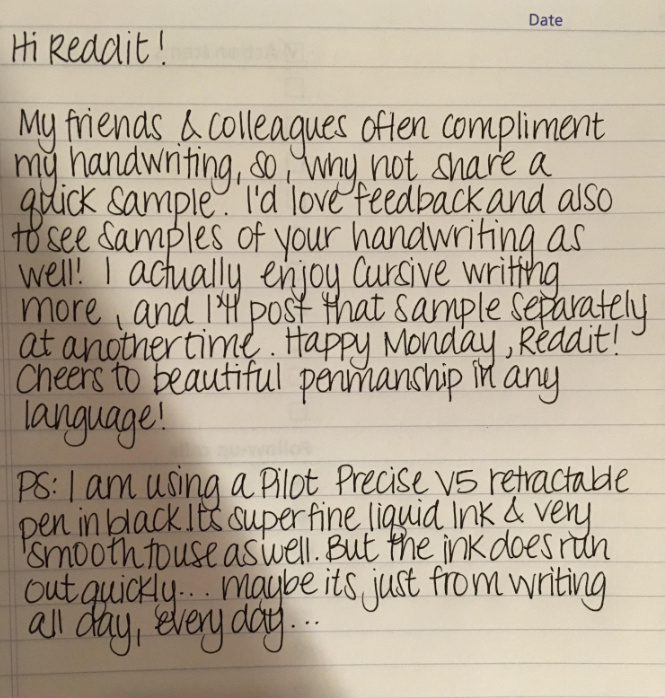
#> input picture Testing/test_images/img2.png, 665 x 698 px, found by its file name
$ python cllipping.py
#> lines starting #> are read from the running program, lines starting #| are printed output that depends on the picture; after the words box and inside, x2 and y2 are one past the last pixel; in counts of white or black regions, pixels touching at a corner belong together

import matplotlib.pyplot as plt
import pytesseract
import cv2
import numpy as np

pytesseract.pytesseract.tesseract_cmd = r'C:\Users\lyt4\Desktop\temp\WIT\Summer 2023\COMP 5500 - Senior Project\LeopardNotesScanner\segmentation\Tesseract-OCR\tesseract.exe'

def Crop(sorted_contours_lines, img):
    # crop image
    cpt = 0
    for ctr in sorted_contours_lines:
        rect=cv2.boundingRect(ctr)
        crop_img = img[rect[1]:rect[1]+rect[3],rect[0]:rect[0]+rect[2]]
        cv2.imshow(crop_img)
        cpt=cpt+1

def Kernel(img, org_img):
    # mask
    kernel = np.ones((1, 85), np.uint8)    # adjusting the params increases/decreases the kernel size (h, l)
    dilated = cv2.dilate(img, kernel, iterations = 1)  # can use invert_blur_gray_img, th1, th2, th3
    # cv2.imshow("mask", dilated)

    # draw contours on each line
    (contours, heirarchy) = cv2.findContours(dilated.copy(), cv2.RETR_EXTERNAL, cv2.CHAIN_APPROX_NONE)
    sorted_contours_lines = sorted(contours, key=lambda ctr : cv2.boundingRect(ctr)[1]) # (x, y , w, h)

    for ctr in sorted_contours_lines:
        x,y,w,h = cv2.boundingRect(ctr)
        cv2.rectangle(org_img, (x,y), (x+w, y+h), (40, 100, 250), 2)

    # cv2.imshow("kernel", org_img)

    Crop(sorted_contours_lines, img)


def Threshhold(img):
    # removing noise
    se=cv2.getStructuringElement(cv2.MORPH_RECT , (8,8))
    bg=cv2.morphologyEx(img, cv2.MORPH_DILATE, se)
    out_gray=cv2.divide(img, bg, scale=255)
    out_binary=cv2.threshold(out_gray, 0, 255, cv2.THRESH_OTSU )[1]

    # threshholds
    ret, v127 = cv2.threshold(out_binary, 127, 255, cv2.THRESH_BINARY)
    mean = cv2.adaptiveThreshold(out_binary, 255, cv2.ADAPTIVE_THRESH_MEAN_C, cv2.THRESH_BINARY, 11, 2)
    gaussian = cv2.adaptiveThreshold(out_binary, 255, cv2.ADAPTIVE_THRESH_GAUSSIAN_C, cv2.THRESH_BINARY, 11, 2)

    v127 = cv2.bitwise_not(v127)
    mean = cv2.bitwise_not(mean)
    gaussian = cv2.bitwise_not(gaussian)

    titles = ['binary', 'global v = 127', 'mean', 'gaussian']
    images = [img, v127, mean, gaussian]

    # for i in range(4):
    #     cv2.imshow(titles[i], images[i])

    return gaussian


def main():
    # read in img and convert it to
    img = cv2.imread("test_images\img2.png")
#> img is the input picture: shape (698, 665, 3); mean B, G, R 151.1, 169.3, 181.4
    gray_img = cv2.cvtColor(img, cv2.COLOR_BGR2GRAY)
    blur_gray_img = cv2.medianBlur(gray_img, 5)
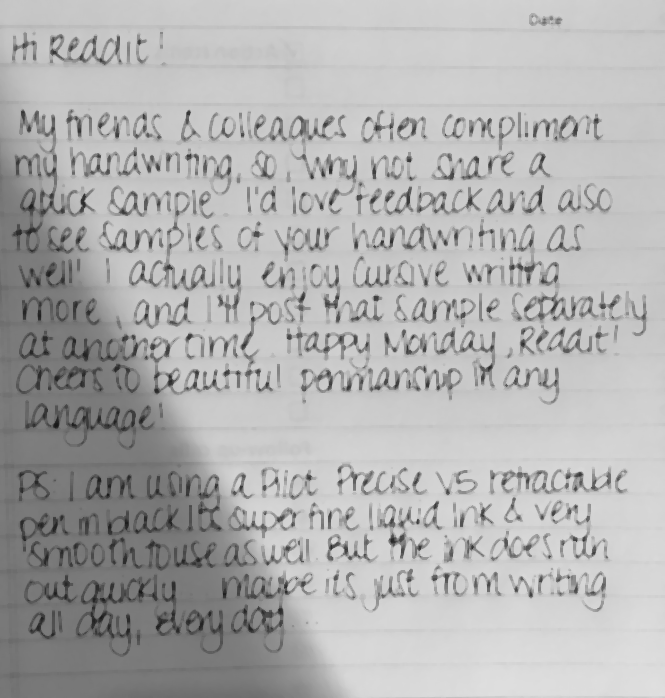
#> blur_gray_img: shape (698, 665); min 25, max 224, mean 176.9
    invert_blur_gray_img = cv2.bitwise_not(blur_gray_img)


    titles = ['original', 'gray', 'blur', 'invert']
    images = [img, gray_img, blur_gray_img, invert_blur_gray_img]

    # for i in range(4):
    #     cv2.imshow(titles[i], images[i])

    new_img = Threshhold(invert_blur_gray_img)
#> in Threshhold, `bg=cv2.morphologyEx(img, cv2.MORPH_DILATE, se)`:
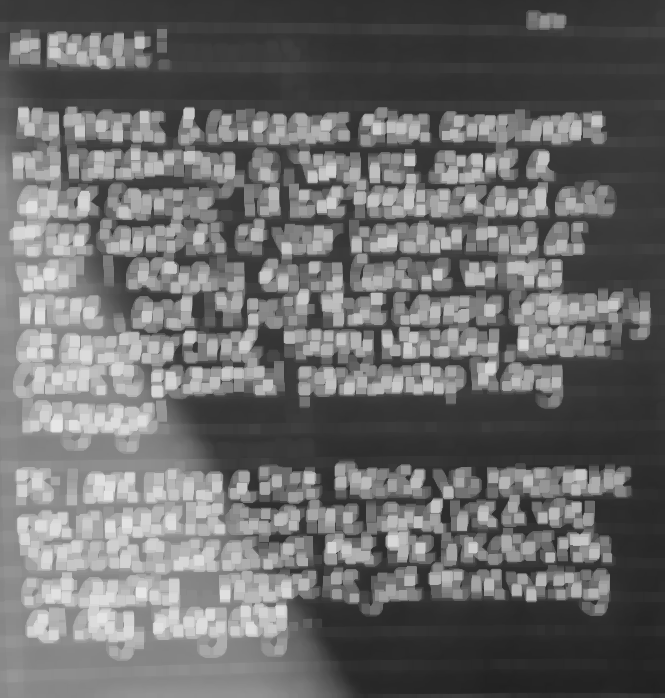
#> bg: shape (698, 665); min 33, max 230, mean 107
#> in Threshhold, `out_gray=cv2.divide(img, bg, scale=255)`:
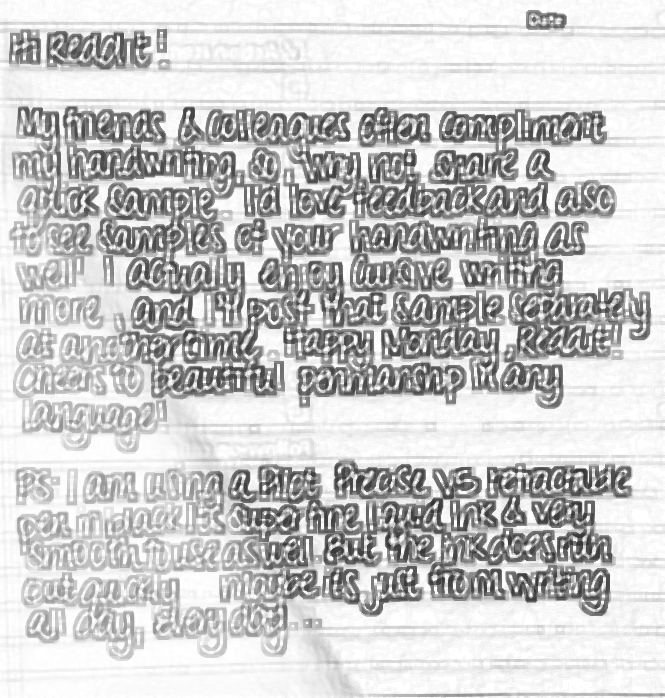
#> out_gray: shape (698, 665); min 50, max 255, mean 201.3
#> in Threshhold, `out_binary=cv2.threshold(out_gray, 0, 255, cv2.THRESH_OTSU )[1]`:
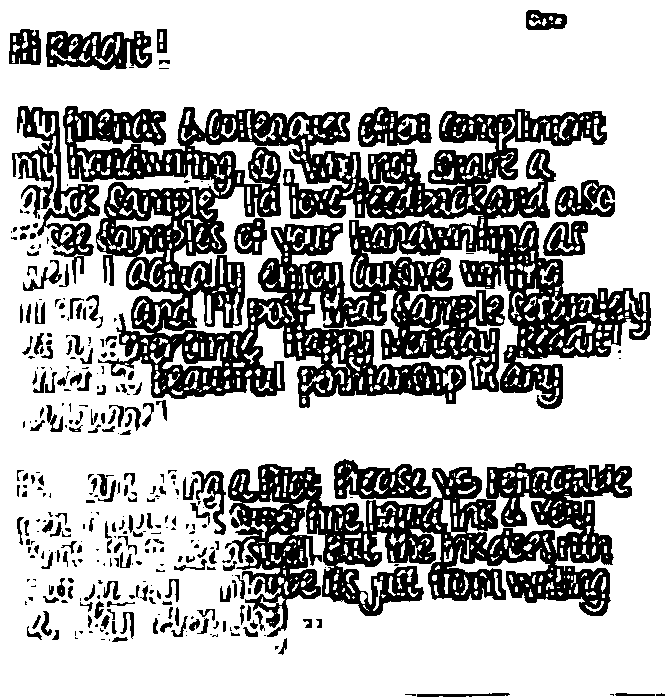
#> out_binary: shape (698, 665); 69.4% white; 341 black regions (162 under 20 px), largest, box (x1, y1, x2, y2) and area: (63, 106, 651, 409) 81874, (225, 463, 632, 637) 32093, (12, 106, 100, 284) 4497
#> in Threshhold, `gaussian = cv2.adaptiveThreshold(out_binary, 255, cv2.ADAPTIVE_THRESH_..`: gaussian: shape (698, 665); 69.4% white; 341 black regions (162 under 20 px), largest, box (x1, y1, x2, y2) and area: (63, 106, 651, 409) 81830, (225, 463, 632, 637) 32063, (12, 106, 100, 284) 4497
    Kernel(new_img, img)
#> in Kernel, `dilated = cv2.dilate(img, kernel, iterations = 1)`:
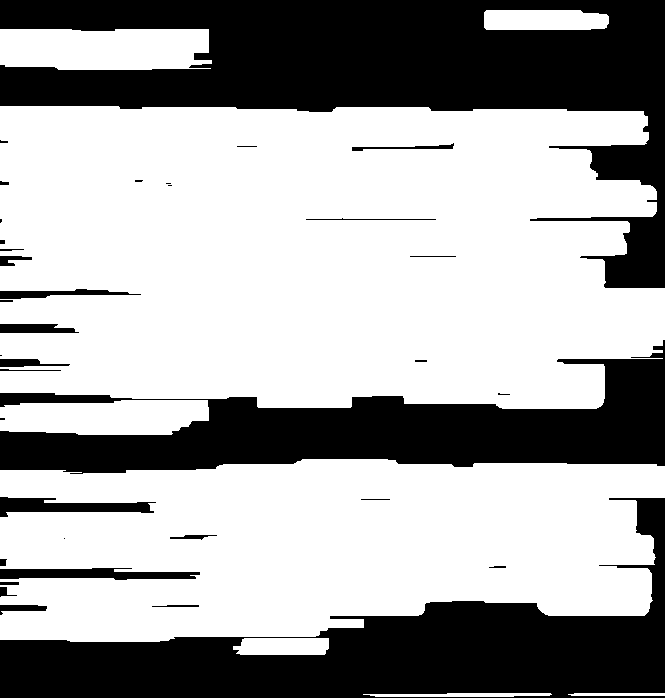
#> dilated: shape (698, 665); 64.9% white; 36 black regions (9 under 20 px)
#> in Kernel, `(contours, heirarchy) = cv2.findContours(dilated.copy(), cv2.RETR_EXTE..`: contours = 8 contours; box (x1, y1, x2, y2) and area: (0, 106, 665, 409) 180720, (0, 459, 665, 642) 98872, (0, 29, 212, 70) 7816, (0, 400, 209, 435) 6077, (484, 10, 609, 30) 2234, (233, 638, 329, 655) 1410, (363, 693, 552, 697) 423, (568, 693, 665, 696) 184
#> in Kernel, `sorted_contours_lines = sorted(contours, key=lambda ctr : cv2.bounding..`: sorted_contours_lines has the same summary as contours
#> the loop in Kernel, `for ctr in sorted_contours_lines:` made 8 passes
#> (x, y, w, h) on passes 1 to 8: (484, 10, 125, 20), (0, 29, 212, 41), (0, 106, 665, 303), (0, 400, 209, 35), (0, 459, 665, 183), (233, 638, 96, 17), (568, 693, 97, 3), (363, 693, 189, 4)
#> after the loop in Kernel, `for ctr in sorted_contours_lines:`:
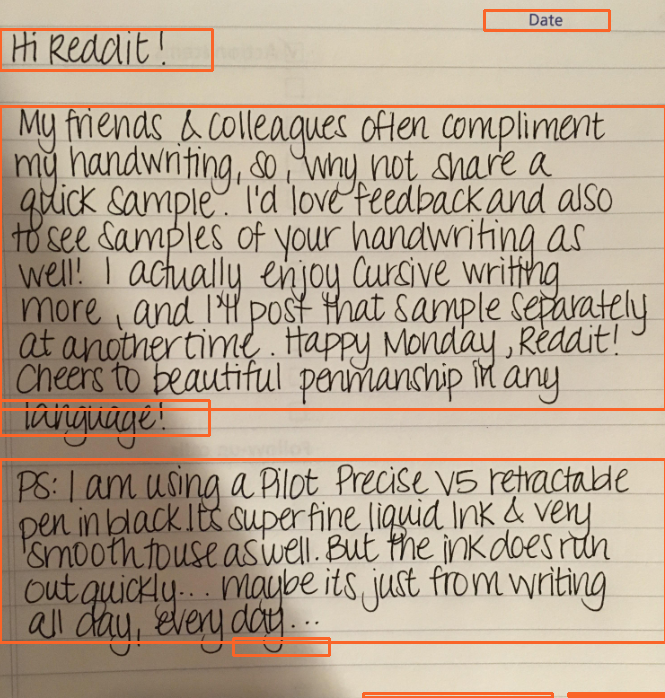
#> org_img: shape (698, 665, 3); mean B, G, R 147.2, 166.7, 183.5
#> the loop in Crop, `for ctr in sorted_contours_lines:` made 8 passes
#> pass 3, in Crop, `crop_img = img[rect[1]:rect[1]+rect[3],rect[0]:rect[0]+rect[2]]`:
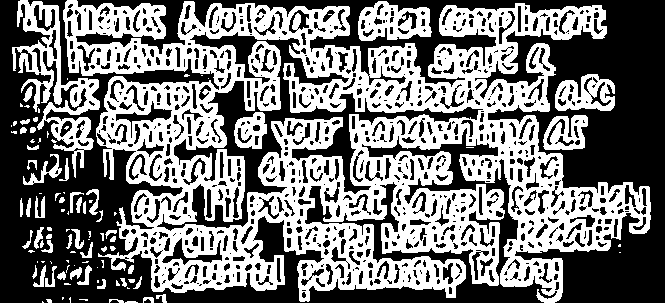
#> crop_img: shape (303, 665); 46.9% white; 102 white regions (51 under 20 px), largest, box (x1, y1, x2, y2) and area: (63, 0, 651, 303) 81830, (12, 0, 100, 178) 4497, (358, 1, 432, 41) 1803
#> after the loop in Crop, `for ctr in sorted_contours_lines:`: cpt = 8
    # cv2.imshow("gaussian", new_img)
    cv2.waitKey(0)

    # Crop(sorted_contours_lines, img)

if __name__ == '__main__':
    main()
